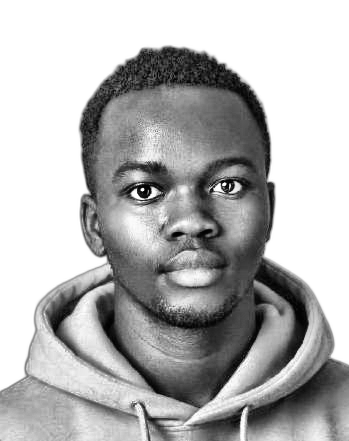
#> input picture source-prepped.png, 349 x 441 px, found by its file name
$ python make_ascii_svg.py
#> lines starting #> are read from the running program, lines starting #| are printed output that depends on the picture
#!/usr/bin/env python3
"""Convert a prepped grayscale photo into a self-typing ASCII SVG.

Reads source-prepped.png, downsamples to a character grid, picks a glyph
from a density ramp per cell, and renders one <text> row per grid row.
Each row is clipped by a horizontally-expanding rect and a small block
cursor rides the wipe edge, staggered top to bottom. Plays once, freezes.

Usage: python make_ascii_svg.py [prepped.png]
Output: motius-ascii.svg
Set STATIC=1 to emit a frozen frame (no animation) for local preview.
"""
import os
import sys
from pathlib import Path

from PIL import Image
import numpy as np

RAMP = " .`:-=+*cs#%@"  # bright (sparse) -> dark (dense)

FONT_SIZE = 10
CELL_W = FONT_SIZE * 0.6
CELL_H = FONT_SIZE * 1.15
COLS = 100
ROWS = 53

FG = "#c9d1d9"
BG = "#0d1117"
CURSOR = "#58a6ff"
FONT_FAMILY = "'JetBrains Mono','Fira Code','Menlo','Consolas',monospace"

STATIC = os.environ.get("STATIC") == "1"


def load_grid(path):
    img = Image.open(path).convert("L")
#> img is the input picture: PIL image 349x441 L; min 0, max 255, mean 179.3
    w, h = img.size
#> w = 349; h = 441
    scale = min((COLS - 2) / w, (ROWS - 2) / h)
#> scale = 0.116
    nw, nh = max(1, int(w * scale)), max(1, int(h * scale))
#> nw = 40; nh = 51
    img = img.resize((nw, nh), Image.LANCZOS)
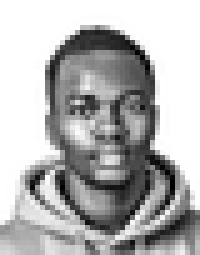
#> img: PIL image 40x51 L (shown 5 times larger); min 0, max 255, mean 179
    return np.asarray(img), nw, nh


def main():
    src = Path(sys.argv[1]) if len(sys.argv) > 1 else Path("source-prepped.png")
    if not src.exists():
        print(f"no prepped image found: {src} (run prep_photo.py first)")
        sys.exit(1)

    grid, nw, nh = load_grid(src)
#> nw = 40; nh = 51
    canvas_w = COLS * CELL_W
    canvas_h = ROWS * CELL_H
    x_off = (COLS - nw) * CELL_W / 2
#> x_off = 180
    y_off = (ROWS - nh) * CELL_H / 2
#> y_off = 11.5

    rows = []
    for j in range(nh):
        s = "".join(RAMP[int((255 - grid[j, i]) / 255 * (len(RAMP) - 1) + 0.5)]
                    for i in range(nw))
        rows.append((j, s))
#> after the loop, rows = 51 items

    dur = 1.1
    stagger = 0.055

    if STATIC:
        body = "".join(
            f'<text x="{x_off:.1f}" y="{y_off + (j + 1) * CELL_H - CELL_H * 0.28:.1f}" '
            f'font-family="{FONT_FAMILY}" font-size="{FONT_SIZE}" '
            f'letter-spacing="0" fill="{FG}">{s}</text>\n'
            for j, s in rows
        )
    else:
        defs = []
        texts = []
        cursors = []
        for j, s in rows:
            row_y = y_off + (j + 1) * CELL_H - CELL_H * 0.28
            total_w = len(s) * CELL_W
            clip_id = f"row{j}"
            begin = f"{j * stagger:.2f}s"
            defs.append(
                f'<clipPath id="{clip_id}"><rect x="{x_off:.1f}" y="{row_y - CELL_H + CELL_H * 0.28:.1f}" '
                f'height="{CELL_H:.2f}">'
                f'<animate attributeName="width" from="0" to="{total_w:.1f}" '
                f'dur="{dur}s" begin="{begin}" fill="freeze"/>'
                f"</rect></clipPath>"
            )
            texts.append(
                f'<text x="{x_off:.1f}" y="{row_y:.1f}" clip-path="url(#{clip_id})" '
                f'font-family="{FONT_FAMILY}" font-size="{FONT_SIZE}" fill="{FG}">{s}</text>'
            )
            cursors.append(
                f'<rect y="{row_y - CELL_H + CELL_H * 0.28:.1f}" width="7" height="{CELL_H:.2f}" '
                f'fill="{CURSOR}" opacity="0.85">'
                f'<animate attributeName="x" from="-7" to="{x_off + total_w - 7:.1f}" '
                f'dur="{dur}s" begin="{begin}" fill="freeze"/>'
                f"</rect>"
            )
#> this loop made 51 passes
#> (s, row_y, clip_id, begin) on passes 1 to 10: ('                                        ', 19.78, 'row0', '0.00s'), ('                                        ', 31.28, 'row1', '0.06s'), ('                                        ', 42.78, 'row2', '0.11s'), ('                                        ', 54.28, 'row3', '0.17s'), ('                                        ', 65.78, 'row4', '0.22s'), ('                ::-+-:.                 ', 77.28, 'row5', '0.28s'), ('               -###%##sc:               ', 88.78, 'row6', '0.33s'), ('             `c###s######+              ', 100.3, 'row7', '0.39s'), ('            `s#s#s#######%c`            ', 111.8, 'row8', '0.44s'), ('           `ssss#s#ss#####@s`           ', 123.3, 'row9', '0.49s')
#> after the loop, cursors = 51 items; defs = 51 items; texts = 51 items
        body = (
            "<defs>\n" + "\n".join(defs) + "\n</defs>\n"
            + "\n".join(texts) + "\n" + "\n".join(cursors)
        )

    svg = f"""<svg xmlns="http://www.w3.org/2000/svg" width="{canvas_w:.0f}" height="{canvas_h:.0f}" viewBox="0 0 {canvas_w:.0f} {canvas_h:.0f}">
<rect width="100%" height="100%" fill="{BG}"/>
{body}
</svg>
"""
    out = Path("motius-ascii.svg")
    out.write_text(svg)
    print(f"wrote {out} ({nw}x{nh} chars, animated={not STATIC})")
#| wrote motius-ascii.svg (40x51 chars, animated=True)


if __name__ == "__main__":
    main()

$ run again, with source-photo.jpg saved as source-prepped.png
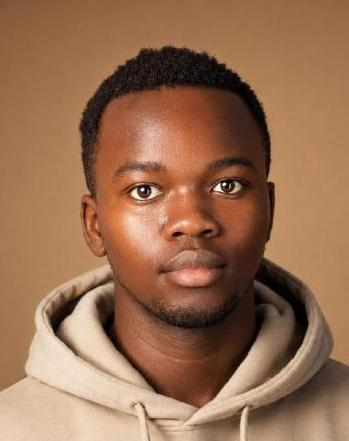
#> input picture source-photo.jpg, 349 x 441 px, found by its file name
#> in load_grid, `img = Image.open(path).convert("L")`:
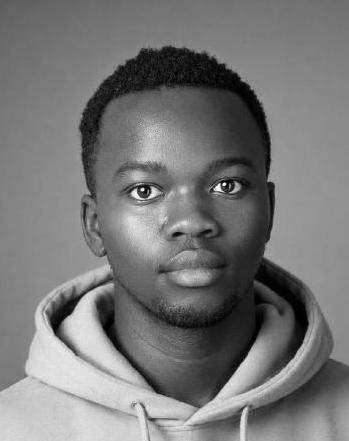
#> img: PIL image 349x441 L; min 0, max 252, mean 119.2
#> in load_grid, `img = img.resize((nw, nh), Image.LANCZOS)`:
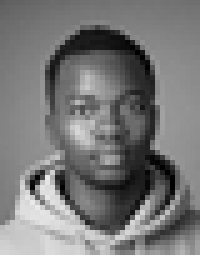
#> img: PIL image 40x51 L (shown 5 times larger); min 0, max 235, mean 119.2
#> in main, `grid, nw, nh = load_grid(src)`: nw = 40; nh = 51
#> x_off = 180
#> y_off = 11.5
#> after the loop in main, `for j in range(nh):`: rows = 51 items
#> the loop in main, `for j, s in rows:` made 51 passes
#> (s, row_y, clip_id, begin) on passes 1 to 6: ('c******************************+********', 19.78, 'row0', '0.00s'), ('*****************++***+++++++++++++*****', 31.28, 'row1', '0.06s'), ('**************++++++++++++++++++++++++++', 42.78, 'row2', '0.11s'), ('***********+++++++++++++++++++++++++++++', 54.28, 'row3', '0.17s'), ('********++++++++++++++++++++++++++++++++', 65.78, 'row4', '0.22s'), ('*******+++++++++**csc*++++++++++++++++++', 77.28, 'row5', '0.28s')
#| wrote motius-ascii.svg (40x51 chars, animated=True)
